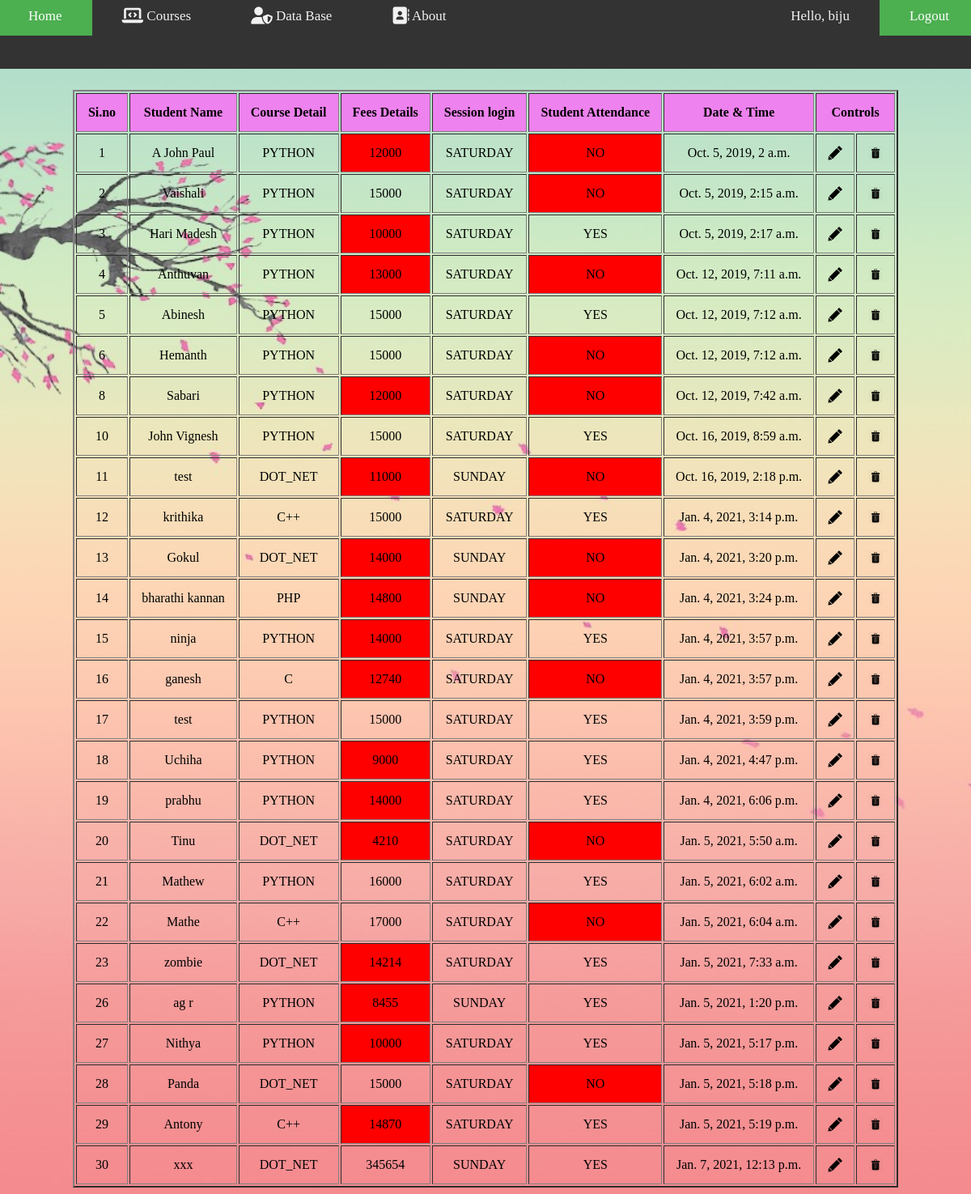
Before: /home/records (signed in) with the older database file.
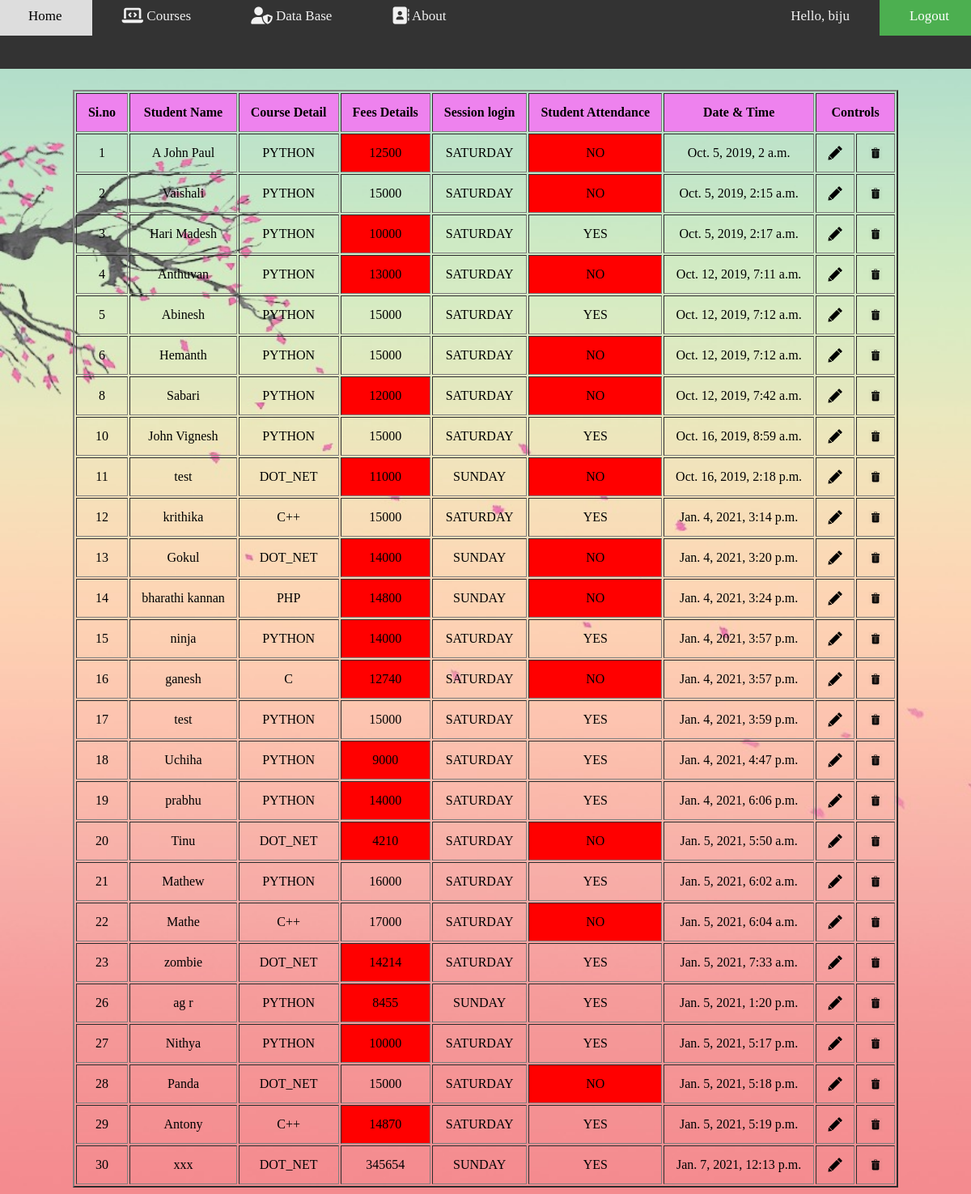
After: the same page with the newer database file.
### enroll/models.py (models this page shows, shortened)
class Data(models.Model):
    ATT = (
        ('Student Attendance', (
            (u'YES', u'Y'),
            (u'NO', u'N'),
        )),
    )
    DAY = (
        ('Choose your session', (
            (u'SATURDAY', u'saturday'),
            (u'SUNDAY', u'sunday'),
        )),
    )
    COURSE = (
        ('Select your course', (
            (u'PYTHON', u'python'),
            (u'DOT_NET', u'.net'),
            (u'C', u'c'),
            (u'C++', u'c++'),
            (u'PHP', u'php'),
            (u'XML', u'xml'),
        )),
    )
    id = models.AutoField(auto_created=True, primary_key=True)
    name = models.CharField(max_length=15, null=False, unique=True)
    course = models.CharField(max_length=10, blank=False, null=False, choices=COURSE)
    session = models.CharField(max_length=8, blank=False, null=False, choices=DAY)
    attendance = models.CharField(max_length=3, blank=False, null=False, choices=ATT)
    date = models.DateTimeField(default=datetime.now, editable=True)
    amount = models.IntegerField(blank=False, null=False)
    img = models.ImageField(upload_to='images/', default="")

### enroll/views.py (the view)
# urls.py: path('records', views.R.as_view(), name='records'),
class R(ListView):
    model = Data
    template_name = 'records.html'

### enroll/templates/records.html (shortened to what this page needs)
{% extends 'index.html' %}
{% load static %}
{% block content %}
{% if user.is_superuser %}
    <html>
        <head>
        </head>
        <body>
            <center>
                <br>
                <br>
                <h2>---Student Database---</h2>
                <table cellpadding="14px" cellspacing="2" bgcolor="orange" border="2" align="center">
                    <tr bgcolor="violet">
                        <th>Si.no</th>
                        <th>Student Name</th>
                        <th>Course Detail</th>
                        <th>Fees Details</th>
                        <th>Session login</th>
                        <th>Student Attendance</th>
                        <th>Date & Time</th>
                        <th colspan="2">Controls</th>
                    </tr>
                        {% for Data in object_list %}
                            <tr align="center">
                                <td>{{Data.id}}</td>
                                <td>{{Data.name}}</td>
                                <td>{{Data.course}}</td>
                                {% if Data.amount < 15000 %}
                                    <td bgcolor="red">{{Data.amount}}</td>
                                {% else %}
                                    <td>{{Data.amount}}</td>
                                {% endif %}
                                <td>{{Data.session}}</td>
                                {% if 'N' in Data.attendance %}
                                    <td bgcolor="red">{{Data.attendance}}</td>
                                {% else %}
                                    <td>{{Data.attendance}}</td>
                                {% endif %}
                                <td>{{Data.date}}</td>
                                <td><a href="{% url 'edit' Data.pk %}"><img src="{% static 'images/edit.jpg' %}" width="18" height="18"></a></td>
                                <td><a href="{% url 'delete' Data.pk%}"><img src="{% static 'images/del.jpg'%}" width="18" height="18"></a></td>
                            </tr>
                        {% endfor %}
                </table>
            </center>
        </body>
    </html>
{% endif %}
{% endblock content %}

### enroll/templates/index.html (shortened to what this page needs)
{% load static %}
<html lang="en">
        <head>
            <link rel="stylesheet" type="text/css" href="{% static 'CSS/main.css' %}">
        </head>
        <body>
                <div class="topnav">
                    <a class="active" id="bb" href="{% url 'home' %}">Home</a>
                    <a class="active" href="{% url 'new' %}" title="Courses">
                        <i class="fas fa-laptop-code fa-lg" title="Courses"></i> Courses</a>
                    <a class="active" href="{% url 'records' %}" title="Admin-Login">
                        <i class="fas fa-user-shield fa-lg" title="Admin-Login"></i> Data Base</a>
                    <a class="active" href="{% url 'contact' %}" title="About Us">
                        <i class="fas fa-address-book fa-lg" title="About Us"></i> About</a>
                    {% if user.is_authenticated %}
                        <a class="opp" id="bb" href="{% url 'logout' %}">Logout</a>
                        <a class="opp">Hello, {{user.username}}</a>
                    {% else %}
                        <a class="opp" id="bb" href="{% url 'login' %}" title="Login">
                        <i class="fas fa-door-open fa-lg" title="Login"></i> Login</a>
                    {% endif %}
                </div>
            {% block content %}
            {% endblock content %}
        </body>
    </html>

### enroll/static/CSS/main.css (style rules this page uses)
html { scroll-behavior: smooth; }
body { background-image: url('/static/images/bgr.jpg'); background-repeat: no-repeat; background-size: cover; }
table { background-color: transparent; }
.topnav { overflow: hidden; margin-left: -10px; margin-top: -12px; margin-right: -8px; background-color: #333; position: fixed; width: 101%; height: 6% }
.topnav a { float: left; color: #f2f2f2; padding: 14px 37px; text-decoration: none; font-size: 17px; transition-duration: 0.9s; }
.topnav a#bb { background-color: #4CAF50; color: white; }
.topnav a.opp { float: right; }

Changed rows visible on the page:
changed Data "A John Paul": amount "12000" → "12500"
